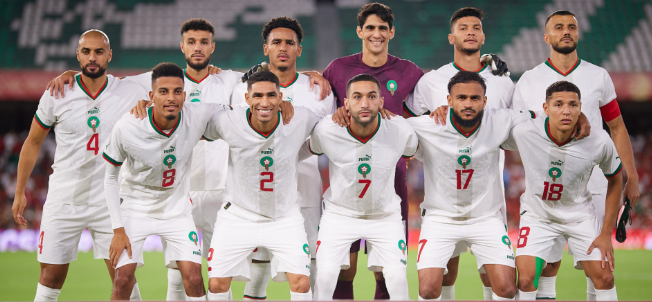
#> input picture image_2.png, 652 x 302 px, found by its file name
$ python Progetto_6.py
#> lines starting #> are read from the running program, lines starting #| are printed output that depends on the picture; after the words box and inside, x2 and y2 are one past the last pixel; in counts of white or black regions, pixels touching at a corner belong together
import cv2
import matplotlib.pyplot as plt

# 1. Carica l'immagine
img_path = 'OpenCV\image_2.png'  # Sostituisci con il percorso della tua immagine
image = cv2.imread(img_path)
#> image is the input picture: shape (302, 652, 3); mean B, G, R 138.6, 145.1, 157.2

# 2. Verifica che l'immagine sia stata caricata correttamente
if image is None:
    print("Errore nel caricamento dell'immagine.")
else:
    # 3. Converti l'immagine a scala di grigi
    gray_image = cv2.cvtColor(image, cv2.COLOR_BGR2GRAY)
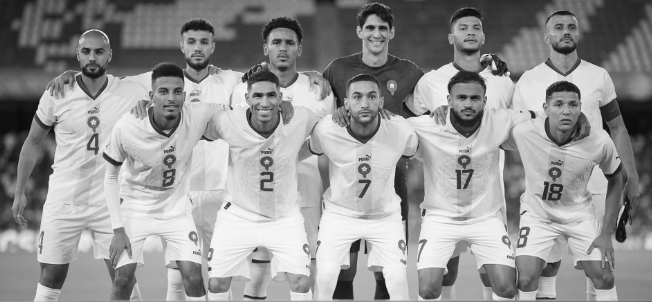
#> gray_image: shape (302, 652); min 10, max 248, mean 148

    # 4. Applica un filtro di sfocatura per ridurre il rumore (opzionale ma consigliato)
    blurred_image = cv2.GaussianBlur(gray_image, (5, 5), 0)
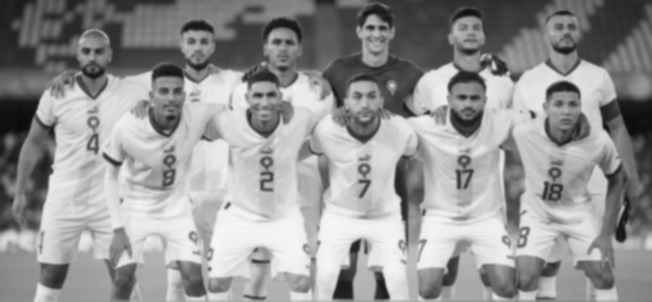
#> blurred_image: shape (302, 652); min 11, max 246, mean 148

    # 5. Applica l'algoritmo di Canny per il rilevamento dei bordi
    # I valori di soglia più bassi e più alti regolano la sensibilità al rilevamento dei bordi
    edges = cv2.Canny(blurred_image, threshold1=100, threshold2=150)
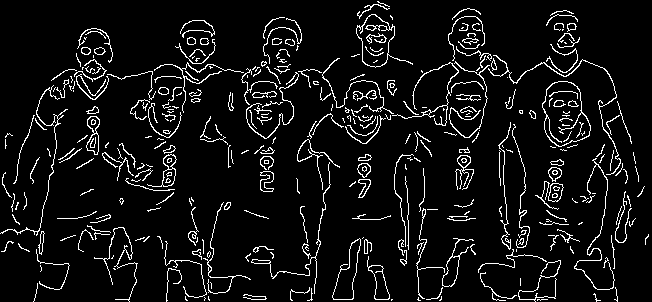
#> edges: shape (302, 652); 7.2% white in thin lines or dots

    # 6. Visualizza l'immagine originale e l'immagine con i bordi rilevati
    plt.figure(figsize=(10, 5))

    # Mostra l'immagine originale
    plt.subplot(1, 2, 1)
    plt.imshow(cv2.cvtColor(image, cv2.COLOR_BGR2RGB))
    plt.title('Immagine Originale')
    plt.axis('off')

    # Mostra l'immagine con i bordi rilevati
    plt.subplot(1, 2, 2)
    plt.imshow(edges, cmap='gray')
    plt.title('Bordi Rilevati con Canny')
    plt.axis('off')

    plt.show()
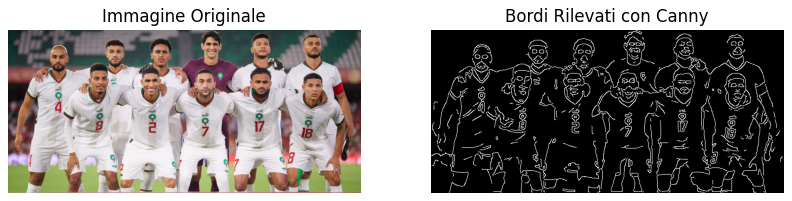
#> figure drawn by matplotlib, 2 panels

$ run again, with image.png copied over image_2.png
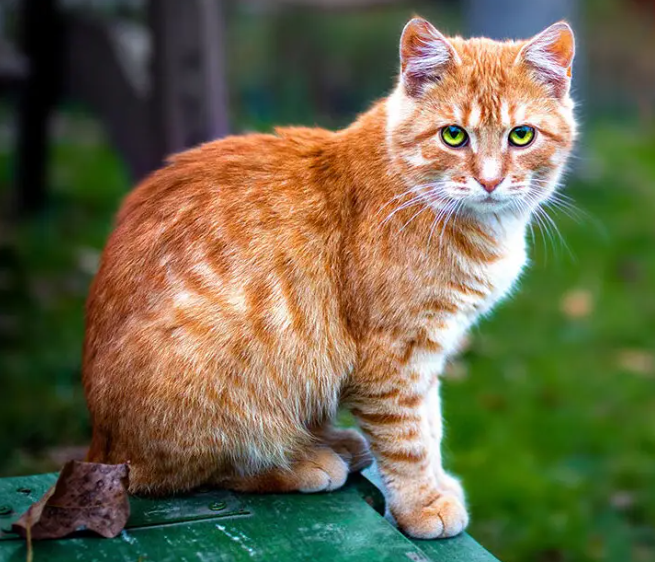
#> input picture image.png, 655 x 562 px, found by its file name
#> image is the input picture: shape (562, 655, 3); mean B, G, R 72.8, 102.5, 107
#> `edges = cv2.Canny(blurred_image, threshold1=100, threshold2=150)`:
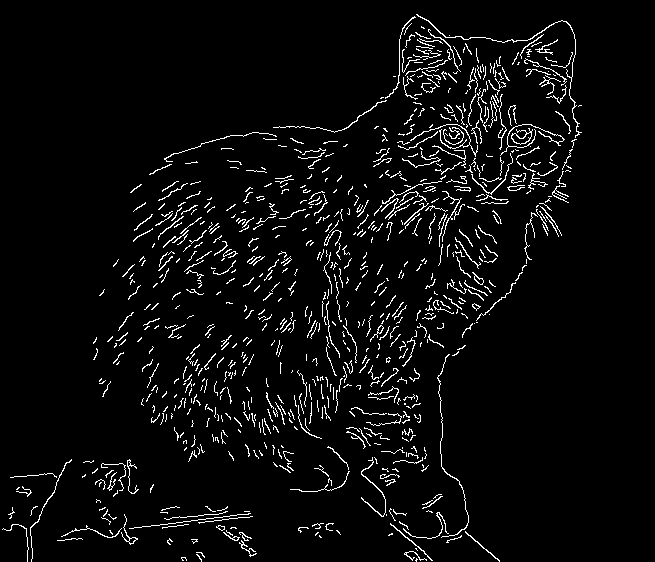
#> edges: shape (562, 655); 4.4% white in thin lines or dots, all inside (x1, y1, x2, y2) = (2, 14, 582, 562)
#> `plt.show()`:
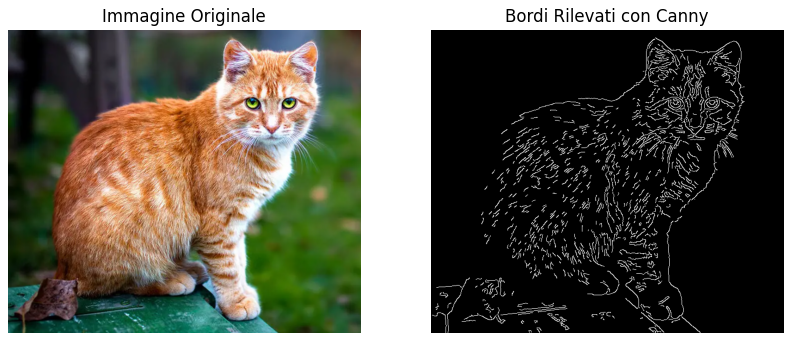
#> figure drawn by matplotlib, 2 panels
